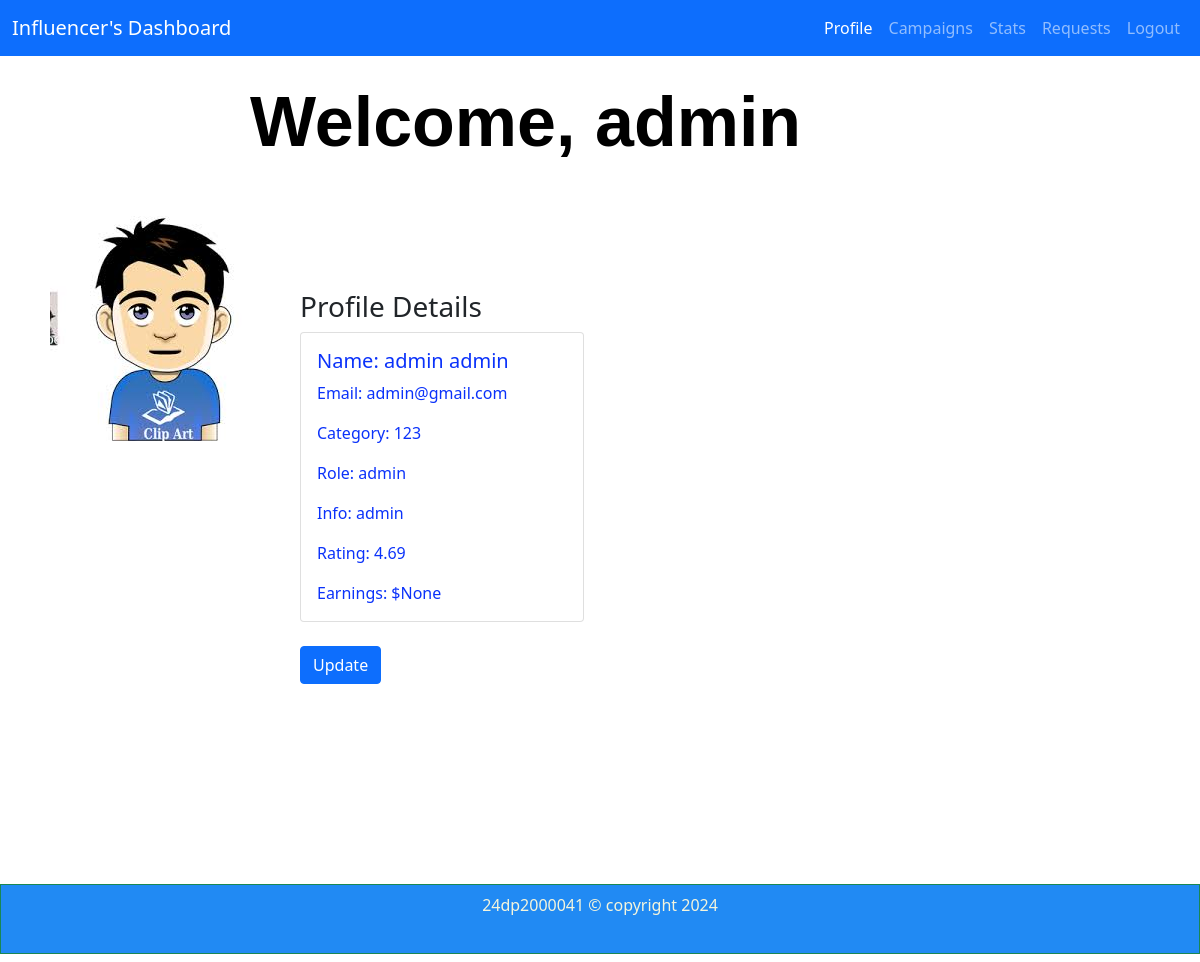
The app's page /influencer_dashboard (signed in) with its own data.
### app.py (models this page shows)
class User(db.Model, UserMixin):
    id = db.Column(db.Integer, primary_key=True)
    fname = db.Column(db.String(50), nullable=False)
    lname = db.Column(db.String(50), nullable=False)
    email = db.Column(db.String(100), unique=True, nullable=False)
    password = db.Column(db.String(200), nullable=False)
    category = db.Column(db.String(50), nullable=False)
    role = db.Column(db.String(50), nullable=False)
    info = db.Column(db.Text, nullable=True)
    profile_pic = db.Column(db.String(100), default='default.jpeg')
    rating = db.Column(db.Integer)
    earnings = db.Column(db.Float)
    @property
    def is_active(self):
        return True

### app.py (the view)
@app.route('/influencer_dashboard')
@login_required
def influencer_dashboard():
     return render_template('influencer_dashboard.html',user=current_user,fname=current_user.fname,rating=current_user.rating, earnings=current_user.earnings,profile_pic=current_user.profile_pic)

### app.py (called while the page is built)
@login_manager.user_loader
def load_user(user_id):
    return User.query.get(int(user_id))

### templates/influencer_dashboard.html (shortened to what this page needs)
<!DOCTYPE html>
<html lang="en">
<head>
    <link rel="stylesheet" href="/static/style.css">
    <link href="https://cdn.jsdelivr.net/npm/bootstrap@5.0.2/dist/css/bootstrap.min.css" rel="stylesheet">
</head>
<body>
            <nav class="navbar navbar-expand-sm bg-primary navbar-dark" id="navi">
                <div class="container-fluid">
                    <a class="navbar-brand" href="#">Influencer's Dashboard</a>
                    <ul class="navbar-nav ml-auto">
                        <div class="collapse navbar-collapse justify-content-end" id="navbarNavDropdown">
                            <ul class="navbar-nav">
                                <li class="nav-item">
                                    <a class="nav-link active" href="/influencer_dashboard">Profile</a>
                                </li>
                                <li class="nav-item">
                                    <a class="nav-link" aria-current="page" href="/campaigni">Campaigns</a>
                                </li>
                                <li class="nav-item">
                                    <a class="nav-link" href="/stats_influencer">Stats</a>
                                </li>
                                <li class="nav-item">
                                    <a class="nav-link" aria-current="page" href="/request_i">Requests</a>
                                </li>
                                <li class="nav-item">
                                    <a class="nav-link" href="/logout">Logout</a>
                                </li>
                            </ul>
                        </div>
                    </ul>
                </div>
            </nav>
            <br>
            <h1>Welcome, {{ user.fname }}</h1>
            <div id="container">
                <div id="panel">
            <br>
            <div class="profile-pic" data-bs-toggle="modal" data-bs-target="#profilePicModal">
                <img src="{{ url_for('static', filename='profile_pics/' ~ user.profile_pic) }}" alt="Profile Picture">
            </div>
            <br>
            <div class="container1">
                <div class="row">
                    <div class="col">
                        <div class="inside">
                            <h3>Profile Details</h3>
                            <div class="row">
                                <div class="col-md-4">
                                    <div class="card mb-4">
                                        <div class="card-body">
                                            <h5 class="card-title">Name: {{ user.fname }} {{ user.lname }}</h5>
                                            <p class="card-text">Email: {{ user.email }}</p>
                                            <p class="card-text">Category: {{ user.category }}</p>
                                            <p class="card-text">Role: {{ user.role }}</p>
                                            <p class="card-text">Info: {{ user.info }}</p>
                                            <p class="card-text">Rating: {{ user.rating }}</p>
                                            <p class="card-text">Earnings: ${{ user.earnings }}</p>
                                        </div>
                                    </div>
                                </div>
                            </div>
                            <button type="button" class="btn btn-primary" data-bs-toggle="modal" data-bs-target="#updateUserModal">
                                Update
                            </button>
                        </div>
                    </div>
                </div>
            </div>
        </div>
    </div>
    <div id="footer">
        <div class="border border-success p-2 mb-2" id="kaal">
            24dp2000041 © copyright 2024
        </div>
</body>
</html>

### Static/style.css (style rules this page uses)
* { margin: 0px; }

### templates/influencer_dashboard.html (style rules this page uses)
h1 { font-family: 'allura', sans-serif, Geneva, Verdana; color: #000000; font-size: 70px; margin-left: 250px; font-weight: bold; }
.profile-pic { width: 300px; height: 300px; border-radius: 50%; margin-top: 20px; margin-left: 50px; display: flex; }
.profile-pic img { width: 75%; height: 75%; border-radius: 0%; }
.container1 { margin-top: -250px; margin-left: 300px; }
.card-body { color: rgba(0, 42, 250, 0.962); }
#kaal { background-color: rgb(33, 138, 243); color: beige; text-align: center; padding: 0px; margin-top: 200px; height: 70px; }

### records on screen
User: fname "admin", profile_pic (picture), lname "admin", email "admin@gmail.com", category "123", role "admin", info "admin", rating "4.69", earnings "None"
